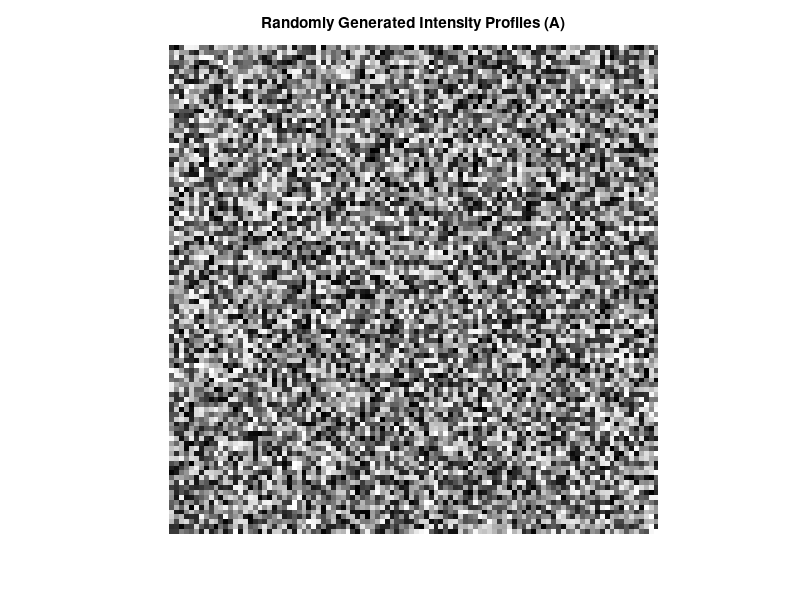

This figure's MATLAB source: (Note: this script raises an error after producing the figure.)
%% clear workspace , and command window, close all figures already open.
clear all, close all, clc;
figure(1);
A = uint8(randi(255,[100,100]));
figure(1);
imshow(A);
title('Randomly Generated Intensity Profiles (A)')
save('inputAPS0Q1.mat', 'A');
load('inputAPS0Q1.mat', 'A');
%% PS-0 4a
A_sorted = sort(reshape(A,[numel(A), 1]), 'descend');
A_sorted = reshape(A_sorted, size(A));
figure(2);
imshow(A_sorted);
title('Sorted Intensity Values (A)')
%% PS-0 4b
bins = 20;
maxA = max(A(:));
minA = min(A(:));
range = (maxA-minA)/bins;
hist = zeros(1,bins);
y = zeros(1,bins);
for i=1:20
    hist(i) = numel(A(A>=(minA+(i-1)*range) & A<(minA+(i)*range)));
    y(i) = minA+(i-1)*range;
end
figure(3);
bar(y,hist, 0.8, 'r');
axis([0 255 min(hist) max(hist)*1.05])
grid on;
title('Intensity Histogram of A (20 windows)');
%% PS-0 4c
% X = A_sorted(size(A,1)/2:size(A,1), 0:size(A,2)/2);
X = A(size(A,1)/2+1:size(A,1), 1:size(A,2)/2);
save('outputXPS0Q1.mat','X');
figure(4);
imagesc(X);
title('Bottom left quadrant of A');
%% PS-0 4d
Y = A - mean(A(:));
save('outputYPS0Q1.mat','Y');
figure(5);
imagesc(Y);
title('A - mean(A(:))');
%% PS-0 4e
Z = uint8(zeros(size(A_sorted,1),size(A_sorted,2),3));
ind = find(A>mean(A(:)));
[u, v] = ind2sub(size(A),ind);
for i=1:numel(ind)
   Z(u(i),v(i),:) = [255,0,0]; 
end
figure(6);
imshow(Z);
title('Red pixels represent the intensities above the mean value of A');